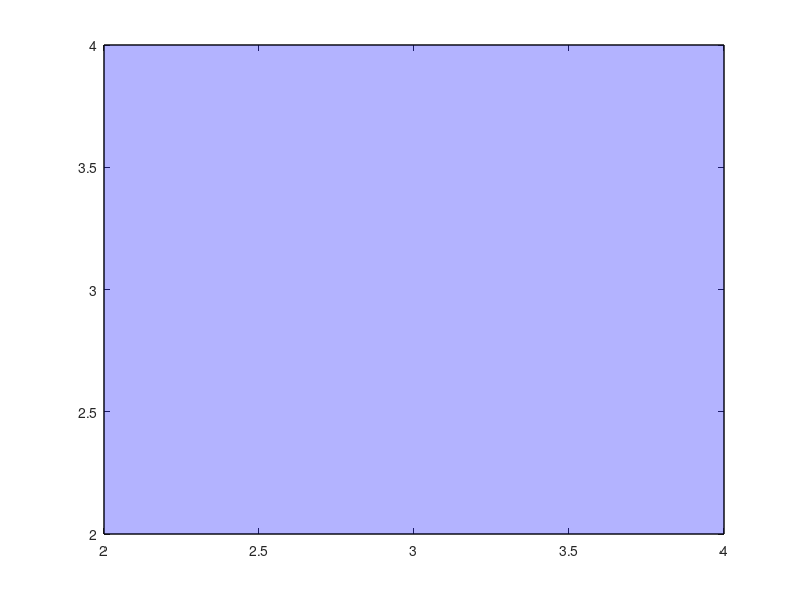

The MATLAB source for this figure: (Note: this script raises an error after producing the figure.)
% script_test for fcn_MapGen_isCrossingAABB
% Tests: test for fcn_MapGen_isCrossingAABB
%
% REVISION HISTORY:
% 2024_03_20
% -- first written by S. Harnett

close all; clear all; 
AABB = [2 2 4 4];
figure; hold on; box on;
fill([AABB(1) AABB(1) AABB(3) AABB(3)], [AABB(2) AABB(4) AABB(4) AABB(2)],[0 0 1],'FaceAlpha',0.3);
test_coords = [1 3 5];
T = combinations(test_coords,test_coords);
test_pts = table2array(T);
[isInside] = fcn_MapGen_isCrossingAABB(AABB, test_pts);
for i = 1:size(isInside,1)
    for j = 1:size(isInside,2)
        if isInside(i,j)
            col_str = 'g';
        else
            col_str = 'r';
        end
        plot([test_pts(i,1) test_pts(j,1)],[test_pts(i,2) test_pts(j,2)],strcat(col_str,'--'),'LineWidth',2)
    end
end
